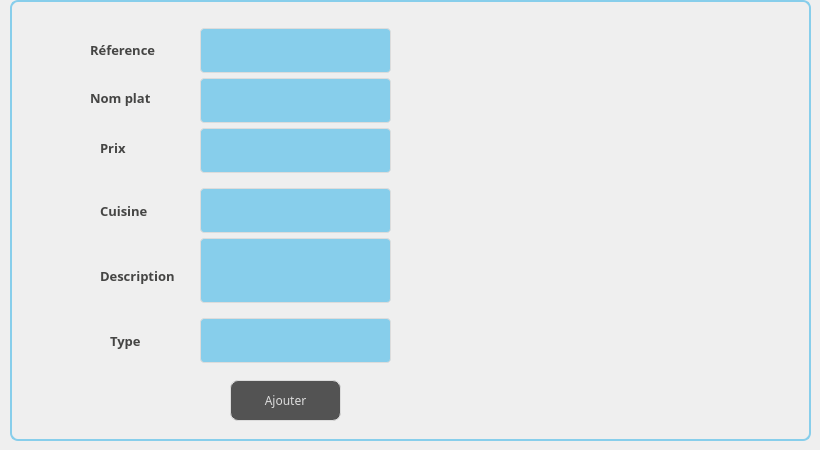
     <widget class="QWidget" name="tab_11">
      <property name="styleSheet">
       <string notr="true"/>
      </property>
      <attribute name="title">
       <string>Ajouter Menu</string>
      </attribute>
      <widget class="QGroupBox" name="groupBox_4">
       <property name="geometry">
        <rect>
         <x>10</x>
         <y>0</y>
         <width>801</width>
         <height>441</height>
        </rect>
       </property>
       <property name="styleSheet">
        <string notr="true">border: 2px solid #87CEEB;
border-radius: 8px;
</string>
       </property>
       <property name="title">
        <string/>
       </property>
       <widget class="QLabel" name="label_32">
        <property name="geometry">
         <rect>
          <x>80</x>
          <y>40</y>
          <width>71</width>
          <height>20</height>
         </rect>
        </property>
        <property name="font">
         <font>
          <family>Segoe Print</family>
          <pointsize>-1</pointsize>
          <weight>75</weight>
          <bold>true</bold>
         </font>
        </property>
        <property name="styleSheet">
         <string notr="true">background-color: transparent;
	color: #454544;
	font-weight: bold;
	font-size: 13px;
border:none;</string>
        </property>
        <property name="text">
         <string>Réference</string>
        </property>
       </widget>
       <widget class="QLabel" name="label_38">
        <property name="geometry">
         <rect>
          <x>80</x>
          <y>90</y>
          <width>91</width>
          <height>16</height>
         </rect>
        </property>
        <property name="font">
         <font>
          <family>Segoe Print</family>
          <pointsize>-1</pointsize>
          <weight>75</weight>
          <bold>true</bold>
         </font>
        </property>
        <property name="styleSheet">
         <string notr="true">background-color: transparent;
	color: #454544;
	font-weight: bold;
	font-size: 13px;
border:none;</string>
        </property>
        <property name="text">
         <string>Nom plat</string>
        </property>
       </widget>
       <widget class="QLabel" name="label_39">
        <property name="geometry">
         <rect>
          <x>100</x>
          <y>330</y>
          <width>71</width>
          <height>21</height>
         </rect>
        </property>
        <property name="font">
         <font>
          <family>Segoe Print</family>
          <pointsize>-1</pointsize>
          <weight>75</weight>
          <bold>true</bold>
         </font>
        </property>
        <property name="styleSheet">
         <string notr="true">background-color: transparent;
	color: #454544;
	font-weight: bold;
	font-size: 13px;
border:none;</string>
        </property>
        <property name="text">
         <string>Type</string>
        </property>
       </widget>
       <widget class="QPushButton" name="BAmenu">
        <property name="geometry">
         <rect>
          <x>220</x>
          <y>380</y>
          <width>111</width>
          <height>41</height>
         </rect>
        </property>
        <property name="font">
         <font>
          <family>Segoe Print</family>
         </font>
        </property>
        <property name="styleSheet">
         <string notr="true">QPushButton {
color: #dcdcdc;
background:#535353;
border: none;

border: 1px solid #DCDCDC;
border-radius: 8px;
}
QPushButton:hover {
color:#fff;
background: #87CEEB;
border: none;
}</string>
        </property>
        <property name="text">
         <string>Ajouter</string>
        </property>
       </widget>
       <widget class="QLineEdit" name="linemenu1">
        <property name="geometry">
         <rect>
          <x>190</x>
          <y>20</y>
          <width>191</width>
          <height>61</height>
         </rect>
        </property>
        <property name="styleSheet">
         <string notr="true">
QLineEdit {
  width: 100%;
  padding: 12px 20px;
  margin: 8px 0;
  display: inline-block;
  border: 1px solid #dcdcdc;
  border-radius: 4px;
  box-sizing: border-box;
  background: #87CEEB;
  color: #FFFFFF;
}</string>
        </property>
       </widget>
       <widget class="QLineEdit" name="linemenu2">
        <property name="geometry">
         <rect>
          <x>190</x>
          <y>70</y>
          <width>191</width>
          <height>61</height>
         </rect>
        </property>
        <property name="styleSheet">
         <string notr="true">QLineEdit {
  width: 100%;
  padding: 12px 20px;
  margin: 8px 0;
  display: inline-block;
  border: 1px solid #dcdcdc;
  border-radius: 4px;
  box-sizing: border-box;
  background: #87CEEB;
  color: #FFFFFF;
}</string>
        </property>
       </widget>
       <widget class="QLineEdit" name="linemenu4">
        <property name="geometry">
         <rect>
          <x>190</x>
          <y>180</y>
          <width>191</width>
          <height>61</height>
         </rect>
        </property>
        <property name="styleSheet">
         <string notr="true">QLineEdit {
  width: 100%;
  padding: 12px 20px;
  margin: 8px 0;
  display: inline-block;
  border: 1px solid #dcdcdc;
  border-radius: 4px;
  box-sizing: border-box;
  background: #87CEEB;
  color: #FFFFFF;
}
</string>
        </property>
       </widget>
       <widget class="QLabel" name="label_40">
        <property name="geometry">
         <rect>
          <x>90</x>
          <y>140</y>
          <width>61</width>
          <height>16</height>
         </rect>
        </property>
        <property name="font">
         <font>
          <family>Segoe Print</family>
          <pointsize>-1</pointsize>
          <weight>75</weight>
          <bold>true</bold>
         </font>
        </property>
        <property name="styleSheet">
         <string notr="true">background-color: transparent;
	color: #454544;
	font-weight: bold;
	font-size: 13px;
border:none;</string>
        </property>
        <property name="text">
         <string>Prix</string>
        </property>
       </widget>
       <widget class="QLabel" name="label_41">
        <property name="geometry">
         <rect>
          <x>90</x>
          <y>200</y>
          <width>71</width>
          <height>21</height>
         </rect>
        </property>
        <property name="font">
         <font>
          <family>Segoe Print</family>
          <pointsize>-1</pointsize>
          <weight>75</weight>
          <bold>true</bold>
         </font>
        </property>
        <property name="styleSheet">
         <string notr="true">background-color: transparent;
	color: #454544;
	font-weight: bold;
	font-size: 13px;
border:none;</string>
        </property>
        <property name="text">
         <string>Cuisine</string>
        </property>
       </widget>
       <widget class="QLineEdit" name="linemenu3">
        <property name="geometry">
         <rect>
          <x>190</x>
          <y>120</y>
          <width>191</width>
          <height>61</height>
         </rect>
        </property>
        <property name="styleSheet">
         <string notr="true">QLineEdit {
  width: 100%;
  padding: 12px 20px;
  margin: 8px 0;
  display: inline-block;
  border: 1px solid #dcdcdc;
  border-radius: 4px;
  box-sizing: border-box;
  background: #87CEEB;
  color: #FFFFFF;
}</string>
        </property>
       </widget>
       <widget class="QLineEdit" name="linemenu5">
        <property name="geometry">
         <rect>
          <x>190</x>
          <y>230</y>
          <width>191</width>
          <height>81</height>
         </rect>
        </property>
        <property name="styleSheet">
         <string notr="true">QLineEdit {
  width: 100%;
  padding: 12px 20px;
  margin: 8px 0;
  display: inline-block;
  border: 1px solid #dcdcdc;
  border-radius: 4px;
  box-sizing: border-box;
  background: #87CEEB;
  color: #FFFFFF;
}</string>
        </property>
       </widget>
       <widget class="QLabel" name="label_51">
        <property name="geometry">
         <rect>
          <x>90</x>
          <y>260</y>
          <width>91</width>
          <height>31</height>
         </rect>
        </property>
        <property name="font">
         <font>
          <family>Segoe Print</family>
          <pointsize>-1</pointsize>
          <weight>75</weight>
          <bold>true</bold>
         </font>
        </property>
        <property name="styleSheet">
         <string notr="true">background-color: transparent;
	color: #454544;
	font-weight: bold;
	font-size: 13px;
border:none;</string>
        </property>
        <property name="text">
         <string>Description</string>
        </property>
       </widget>
       <widget class="QLineEdit" name="linemenu6">
        <property name="geometry">
         <rect>
          <x>190</x>
          <y>310</y>
          <width>191</width>
          <height>61</height>
         </rect>
        </property>
        <property name="styleSheet">
         <string notr="true">QLineEdit {
  width: 100%;
  padding: 12px 20px;
  margin: 8px 0;
  display: inline-block;
  border: 1px solid #dcdcdc;
  border-radius: 4px;
  box-sizing: border-box;
  background: #87CEEB;
  color: #FFFFFF;
}</string>
        </property>
       </widget>
      </widget>
     </widget>
